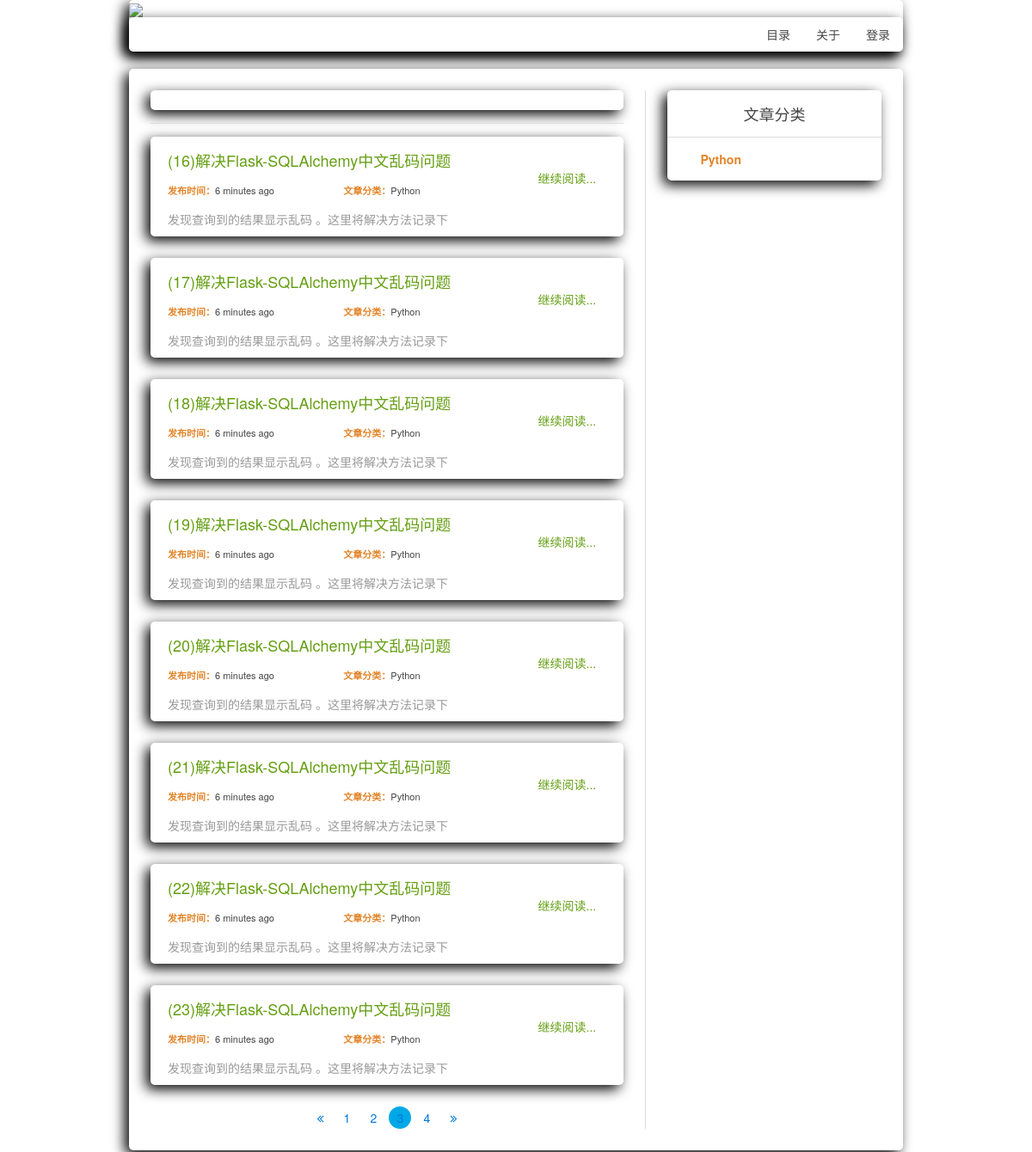
Page /blog/?page=3 on the committed database.
### blog/models.py (models this page shows, shortened)
class Article(db.Model):
    __tablename__ = 'Article'
    id = db.Column(db.Integer, primary_key=True)
    img = db.Column(db.String(100), default='44.jpg')
    title = db.Column(db.String(100))
    description = db.Column(db.String(90))
    text = db.Column(db.Text)
    pub_date = db.Column(db.DateTime, default=datetime.utcnow())
    author_id = db.Column(db.Integer, db.ForeignKey('User.id'))
    category_id = db.Column(db.Integer, db.ForeignKey('Category.id'))

class Category(db.Model):
    __tablename__ = 'Category'
    id = db.Column(db.Integer, primary_key=True)
    name = db.Column(db.String(64))
    articles = db.relationship('Article', backref='category',
                               lazy='dynamic')

### blog/main/views.py (the view)
@main.route('/', methods=['GET'])
def index():
    page = request.args.get('page', 1, type=int)
    pagination = Article.query.order_by(
        Article.pub_date.desc()).paginate(
        page, per_page=current_app.config['FLASKY_BLOGS_PER_PAGE'],
        error_out=False)
    blogs = pagination.items
    categorys = Category.query.all()
    categorys_dict = {}
    for i in categorys:
        categorys_dict[i.id] = i.name
    return render_template('main/index.html', blogs=blogs,
                           pagination=pagination, categorys_dict=categorys_dict)

### blog/templates/main/index.html (shortened to what this page needs)
{% extends 'base.html' %}
{% import "_pagination_macros.html" as macros %}
{% block head %}
    {{ super() }}
{% endblock %}
{% block content %}
    {% if blogs %}
        {% if blogs[0] %}
            <div class="uk-block-default uk-border-rounded l_d_shadow">
                <div class="uk-grid uk-grid-small">
                    <div class="uk-width-1-1 uk-border-rounded">
                    </div>
                </div>
            </div>
            <hr>
        {% endif %}
        {% for blog in blogs %}
            <div class="uk-grid">
                <div class="uk-width-medium-1-1 art_list">
                    <div class=" uk-border-rounded l_d_shadow">
                        <div class="uk-grid" style="padding: 0 10px 10px 20px">
                            <div class="uk-width-medium-3-4 uk-panel uk-margin-top">
                                <h3 class="uk-text-success">{{ blog.title }}</h3>
                                <div class="uk-grid">
                                    <div class="uk-width-1-2">
                                        <h5 class="uk-text-small">
                                            <span class="uk-text-bold uk-text-warning">发布时间：</span>{{ moment(blog.pub_date).fromNow(refresh=true) }}
                                        </h5>
                                    </div>
                                    <div class="uk-width-1-2">
                                        <h5 class="uk-text-small">
                                            <span class="uk-text-bold uk-text-warning">文章分类：</span>{{ categorys_dict[blog.category_id] }}
                                        </h5>
                                    </div>
                                </div>
                                <p class="uk-text-muted">{{ blog.description }}</p>
                            </div>
                            <div class="uk-width-medium-1-4" style="margin-top: 7%">
                                <a href="{{ url_for('main.single_blog', id=blog.id) }}">
                                    <span>
                                        <h5 class=" uk-text-success uk-text-center">继续阅读...</h5>
                                    </span>
                                </a>
                            </div>
                        </div>
                    </div>
                </div>
            </div>
        {% endfor %}
    {% endif %}
    {% if pagination %}
        {{ macros.pagination_widget(pagination, 'main.index') }}
    {% endif %}
{% endblock %}
{% block sidebar %}
    {{ super() }}
{% endblock %}

### blog/templates/base.html (style rules this page uses)
.l_d_shadow { box-shadow: -5px 5px 15px black; background-color: #ffffff; }

### rows in the picture
Article: title "(16)解决Flask-SQLAlchemy中文乱码问题", pub_date "6 minutes ago", description "发现查询到的结果显示乱码 。这里将解决方法记录下"
Category: name "Python"
Article: title "(17)解决Flask-SQLAlchemy中文乱码问题", pub_date "6 minutes ago", description "发现查询到的结果显示乱码 。这里将解决方法记录下"
Article: title "(18)解决Flask-SQLAlchemy中文乱码问题", pub_date "6 minutes ago", description "发现查询到的结果显示乱码 。这里将解决方法记录下"
Article: title "(19)解决Flask-SQLAlchemy中文乱码问题", pub_date "6 minutes ago", description "发现查询到的结果显示乱码 。这里将解决方法记录下"
Article: title "(20)解决Flask-SQLAlchemy中文乱码问题", pub_date "6 minutes ago", description "发现查询到的结果显示乱码 。这里将解决方法记录下"
Article: title "(21)解决Flask-SQLAlchemy中文乱码问题", pub_date "6 minutes ago", description "发现查询到的结果显示乱码 。这里将解决方法记录下"
Article: title "(22)解决Flask-SQLAlchemy中文乱码问题", pub_date "6 minutes ago", description "发现查询到的结果显示乱码 。这里将解决方法记录下"
Article: title "(23)解决Flask-SQLAlchemy中文乱码问题", pub_date "6 minutes ago", description "发现查询到的结果显示乱码 。这里将解决方法记录下"

### other values in the picture
{{ p }} "1" "2" "4"
{{ p }} "3"
